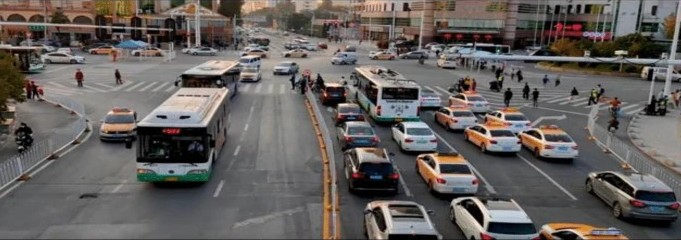
#> input picture data/samples/urbancity.jpg, 681 x 240 px
$ python make_grid.py   (older library calls are emulated)
#> lines starting #> are read from the running program, lines starting #| are printed output that depends on the picture; long printed decimals are rounded
### src/utils.py
import os
from functools import lru_cache
from pathlib import Path

import cv2
import numpy as np
import yaml

CONFIG_PATH = Path(__file__).resolve().parents[1] / "config.yaml"


# [11 lines left out: function load_config, not called in this run]


def load_image(path: str | os.PathLike) -> np.ndarray:
    """Load an image from disk as RGB uint8."""
    img = cv2.imread(str(path))
#> img is the input picture: shape (240, 681, 3); mean B, G, R 93.3, 95.7, 100.6
    if img is None:
        raise FileNotFoundError(f"Could not read image: {path}")
    return cv2.cvtColor(img, cv2.COLOR_BGR2RGB)


def to_gray(image: np.ndarray) -> np.ndarray:
    """RGB -> single-channel grayscale."""
    return cv2.cvtColor(image, cv2.COLOR_RGB2GRAY)


def to_rgb(image: np.ndarray) -> np.ndarray:
    """Single-channel -> 3-channel. Streamlit wants 3 channels for every overlay."""
    if image.ndim == 2:
        return cv2.cvtColor(image, cv2.COLOR_GRAY2RGB)
    return image


def resize_max(image: np.ndarray, max_side: int = 1024) -> np.ndarray:
    """Shrink so the longest side is max_side. Never upscales."""
#> called with max_side = 800
    h, w = image.shape[:2]
#> h = 240; w = 681
    scale = max_side / max(h, w)
#> scale = 1.17
    if scale >= 1:
        return image
    new_size = (int(w * scale), int(h * scale))   # cv2 wants (W, H)
    return cv2.resize(image, new_size, interpolation=cv2.INTER_AREA)


# [12 lines left out: function draw_boxes, not called in this run]

### src/opencv_ops.py
"""Phase 1 — classical CV operations behind the CVResult contract.

Every operation is a small function taking (RGB image, config) and returning
(overlay, data). `run` dispatches to the one named in config["operation"].
The dispatch table's keys are also the Streamlit dropdown's options.
"""

import time

import cv2
import numpy as np

from src.base import CVResult
from src.utils import draw_boxes, to_gray, to_rgb


def _odd(k: int) -> int:
    """Kernel sizes must be odd so there's an unambiguous centre pixel."""
    k = int(k)
    return k if k % 2 == 1 else k + 1


MORPH_OPS = {
    "none": None,
    "erode": cv2.MORPH_ERODE,
    "dilate": cv2.MORPH_DILATE,
    "open": cv2.MORPH_OPEN,
    "close": cv2.MORPH_CLOSE,
}


def _binarize(image, config):
    """Grey -> two-tone. Shared by every operation that needs a binary image.

    invert=True makes *dark* pixels the foreground. That is the setting a
    scanned page needs: with the default polarity the white paper becomes the
    object and the ink becomes holes in it.
    """
    gray = to_gray(image)
    flag = cv2.THRESH_BINARY_INV if config.get("invert") else cv2.THRESH_BINARY
    if config.get("threshold", "otsu") == "fixed":
        used, binary = cv2.threshold(gray, int(config.get("thresh", 127)), 255, flag)
    else:
        # The 0 is ignored — Otsu computes its own value from the histogram.
        used, binary = cv2.threshold(gray, 0, 255, flag + cv2.THRESH_OTSU)
    return binary, float(used)


def _morph(binary, config):
    """Apply the configured morphological operation. 'none' passes through."""
    name = config.get("morph_op", "none")
    if name not in MORPH_OPS:
        raise ValueError(f"Unknown morph_op {name!r}. Available: {sorted(MORPH_OPS)}")

    info = {"morph_op": name}
    if MORPH_OPS[name] is None:
        return binary, info

    kw = max(1, int(config.get("kernel_w", 3)))
    kh = max(1, int(config.get("kernel_h", 3)))
    iterations = max(1, int(config.get("iterations", 1)))
    kernel = cv2.getStructuringElement(cv2.MORPH_RECT, (kw, kh))
    info.update(kernel=[kw, kh], iterations=iterations)
    return cv2.morphologyEx(binary, MORPH_OPS[name], kernel,
                            iterations=iterations), info


def _min_area(image, config):
    """Contour area floor. The default scales with the image.

    A fixed pixel count means something different on a 4000px photo than on a
    600px scan — on the latter a single character is only a few dozen pixels
    and a generous default silently deletes the entire page of text.
    """
    h, w = image.shape[:2]
    return float(config.get("min_area", max(10.0, 5e-5 * h * w)))

# Each returns (overlay, data). Overlays are left single-channel here; `run`
# normalises them to 3 channels on the way out.


def op_grayscale(image, config):
    gray = to_gray(image)
    return gray, {"mean_intensity": float(gray.mean())}


def op_blur(image, config):
    k = _odd(config.get("ksize", 15))
    # sigma=0 tells OpenCV to derive it from the kernel size
    return cv2.GaussianBlur(image, (k, k), 0), {"ksize": k}


def op_box_blur(image, config):
    """The same operation as op_blur, with a kernel you can read.

    Values sum to 1 (hence the /(k*k)) so total intensity is preserved — a
    kernel summing to more or less would brighten or darken the image rather
    than average it. This is a CNN convolution with hand-picked numbers.
    """
    k = _odd(config.get("ksize", 5))
    kernel = np.ones((k, k), np.float32) / (k * k)
    return cv2.filter2D(image, -1, kernel), {"ksize": k,
                                             "kernel_sum": float(kernel.sum())}


def op_sharpen(image, config):
    strength = float(config.get("strength", 5.0))
    kernel = np.array([[0, -1, 0],
                       [-1, strength, -1],
                       [0, -1, 0]], np.float32)
    return cv2.filter2D(image, -1, kernel), {"centre": strength,
                                             "kernel_sum": float(kernel.sum())}


def op_sobel(image, config):
    """Hand-built edge detector. Transposing the kernel swaps which edges respond."""
    direction = config.get("direction", "vertical")
    kernel = np.array([[-1, 0, 1],
                       [-2, 0, 2],
                       [-1, 0, 1]], np.float32)
    if direction == "horizontal":
        kernel = kernel.T
    gray = to_gray(image).astype(np.float32)
    edges = cv2.filter2D(gray, -1, kernel)
    # Gradients are signed; take magnitude and clip back into uint8 for display.
    return cv2.convertScaleAbs(edges), {"direction": direction}


def op_threshold_fixed(image, config):
    binary, used = _binarize(image, {**config, "threshold": "fixed"})
    return binary, {"threshold_used": used,
                    "inverted": bool(config.get("invert", False))}


def op_threshold_otsu(image, config):
    binary, used = _binarize(image, {**config, "threshold": "otsu"})
    return binary, {"threshold_used": used,
                    "inverted": bool(config.get("invert", False))}


def op_threshold_adaptive(image, config):
    block = max(3, _odd(config.get("block_size", 11)))
    C = int(config.get("C", 2))
    binary = cv2.adaptiveThreshold(
        to_gray(image), 255,
        cv2.ADAPTIVE_THRESH_GAUSSIAN_C,
        cv2.THRESH_BINARY,
        blockSize=block,     # neighbourhood that defines "local"
        C=C,                 # shifts the threshold away from the local mean
    )
    return binary, {"block_size": block, "C": C}


def op_canny(image, config):
    low = int(config.get("low", 50))
    high = int(config.get("high", 150))
    pre_blur = bool(config.get("pre_blur", True))
    gray = to_gray(image)
    if pre_blur:
        gray = cv2.GaussianBlur(gray, (5, 5), 0)
    edges = cv2.Canny(gray, low, high)
    return edges, {"low": low, "high": high, "pre_blur": pre_blur,
                   "edge_pixels": int(np.count_nonzero(edges))}


# [15 lines left out: function op_morphology, not called in this run]


def op_contours(image, config):
    min_area = _min_area(image, config)
    binary, _ = _binarize(image, config)
    binary, morph_info = _morph(binary, config)
    # RETR_EXTERNAL: outermost contours only (a donut gives the outside, not
    # the hole). CHAIN_APPROX_SIMPLE: straight runs stored as endpoints.
    contours, _ = cv2.findContours(binary, cv2.RETR_EXTERNAL,
                                   cv2.CHAIN_APPROX_SIMPLE)
    big = [c for c in contours if cv2.contourArea(c) > min_area]

    overlay = image.copy()          # drawContours writes in place
    cv2.drawContours(overlay, big, -1, (0, 255, 0), 2)

    areas = sorted((float(cv2.contourArea(c)) for c in big), reverse=True)
    return overlay, {"found": len(contours),
                     "kept": len(big),
                     "min_area": min_area,
                     "largest_areas": [round(a, 1) for a in areas[:5]],
                     **morph_info}


# [40 lines left out: function op_text_regions, not called in this run]


OPERATIONS = {
    "grayscale": op_grayscale,
    "blur": op_blur,
    "box_blur": op_box_blur,
    "sharpen": op_sharpen,
    "sobel": op_sobel,
    "threshold_fixed": op_threshold_fixed,
    "threshold_otsu": op_threshold_otsu,
    "threshold_adaptive": op_threshold_adaptive,
    "canny": op_canny,
    "morphology": op_morphology,
    "contours": op_contours,
    "text_regions": op_text_regions,
}


def run(image: np.ndarray, config: dict) -> CVResult:
    """Apply one classical CV operation.

    image  : RGB, uint8, (H, W, 3)
    config : {"operation": <one of OPERATIONS>, ...operation-specific settings}
    """
    name = config.get("operation", "canny")
    if name not in OPERATIONS:
        raise ValueError(f"Unknown operation {name!r}. "
                         f"Available: {sorted(OPERATIONS)}")

    start = time.perf_counter()
    overlay, data = OPERATIONS[name](image, config)
    runtime = time.perf_counter() - start

    return CVResult(
        overlay=to_rgb(overlay),    # single-channel results back to 3 channels
        data=data,
        meta={"module": "opencv_ops",
              "operation": name,
              "runtime_s": round(runtime, 4)},
    )

### scripts/make_grid.py
"""Run every opencv_ops operation on one sample image and save a labelled grid.

    python scripts\\make_grid.py
    python scripts\\make_grid.py data/samples/text.jpg

Output: assets/opencv_grid.png — this goes straight into the README.
"""

import sys
from pathlib import Path

import matplotlib
matplotlib.use("Agg")               # no GUI window, save to disk
import matplotlib.pyplot as plt

ROOT = Path(__file__).resolve().parents[1]
sys.path.insert(0, str(ROOT))       # import src,works when run directly

from src.opencv_ops import run
from src.utils import load_image, resize_max

DEFAULT_IMAGE = ROOT / "data" / "samples" / "urbancity.jpg"
OUTPUT = ROOT / "assets" / "opencv_grid.png"

# One config per panel. Settings chosen to make the differences visible rather
# than to be optimal the grid is a teaching image.
PANELS = [
    {"operation": "grayscale"},
    {"operation": "blur", "ksize": 15},
    {"operation": "box_blur", "ksize": 5},
    {"operation": "sharpen", "strength": 5},
    {"operation": "sobel", "direction": "vertical"},
    {"operation": "threshold_fixed", "thresh": 127},
    {"operation": "threshold_otsu"},
    {"operation": "threshold_adaptive", "block_size": 11, "C": 2},
    {"operation": "canny", "low": 50, "high": 150},
    {"operation": "contours", "min_area": 500},
]


def caption(config: dict, result) -> str:
    """Operation name plus the one number worth reading off the grid."""
    name = config["operation"]
    d = result.data
    if name == "threshold_otsu":
        return f"threshold_otsu (chose {d['threshold_used']:.0f})"
    if name == "canny":
        return f"canny ({d['low']}, {d['high']})"
    if name == "contours":
        return f"contours ({d['kept']} of {d['found']} kept)"
    if name in ("blur", "box_blur"):
        return f"{name} (k={d['ksize']})"
    if name == "threshold_adaptive":
        return f"threshold_adaptive (block={d['block_size']})"
    return name


def main() -> None:
    path = Path(sys.argv[1]) if len(sys.argv) > 1 else DEFAULT_IMAGE
    image = resize_max(load_image(path), 800)

    tiles = [(f"original — {path.name}", image)]
    for config in PANELS:
        result = run(image, config)
        print(f"{config['operation']:<20} {result.meta['runtime_s']:>7.4f}s  {result.data}")
        tiles.append((caption(config, result), result.overlay))
#> this loop made 10 passes
#> data in run on passes 1, 2, 3, 4, 5, 8: {'mean_intensity': 96.91}, {'ksize': 15}, {'ksize': 5, 'kernel_sum': 1}, {'centre': 5, 'kernel_sum': 1}, {'direction': 'vertical'}, {'block_size': 11, 'C': 2}
#> data in run on passes 6 to 7: {'threshold_used': 127, 'inverted': False}, {'threshold_used': 88, 'inverted': False}
#| grayscale             0.0073s  {'mean_intensity': 96.913}
#| blur                  0.0211s  {'ksize': 15}
#| box_blur              0.0233s  {'ksize': 5, 'kernel_sum': 1.0}
#| sharpen               0.0007s  {'centre': 5.0, 'kernel_sum': 1.0}
#| sobel                 0.0009s  {'direction': 'vertical'}
#| threshold_fixed       0.0004s  {'threshold_used': 127.0, 'inverted': False}
#| threshold_otsu        0.0004s  {'threshold_used': 88.0, 'inverted': False}
#| threshold_adaptive    0.0009s  {'block_size': 11, 'C': 2}
#> (further printed lines are left out)
#> pass 1, in op_grayscale, `gray = to_gray(image)`:
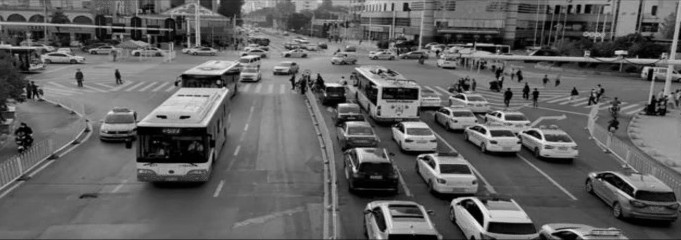
#> gray: shape (240, 681); min 0, max 241, mean 96.9
#> pass 2, in run (call 2), `overlay, data = OPERATIONS[name](image, config)`:
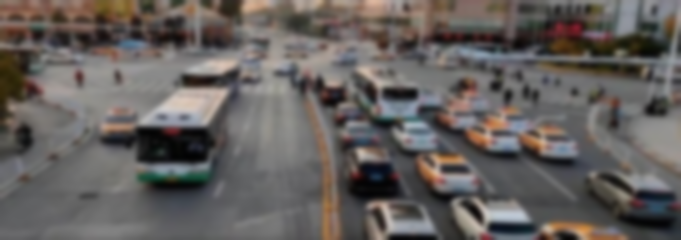
#> overlay: shape (240, 681, 3); mean R, G, B 100.7, 95.8, 93.4
#> pass 3, in run (call 3), `overlay, data = OPERATIONS[name](image, config)`:
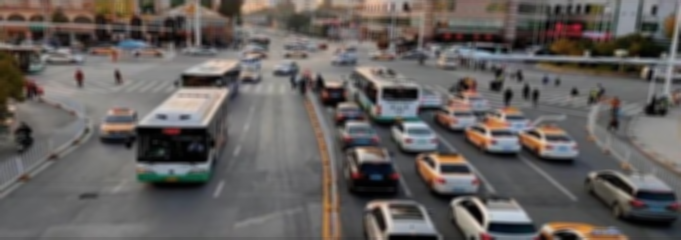
#> overlay: shape (240, 681, 3); mean R, G, B 100.7, 95.8, 93.4
#> after the loop, tiles = 11 items

    ncols = 4
    nrows = -(-len(tiles) // ncols)          # ceiling division
#> nrows = 3
    fig, axes = plt.subplots(nrows, ncols, figsize=(4 * ncols, 3.2 * nrows))

    for ax, (title, img) in zip(axes.flat, tiles):
        ax.imshow(img)                       # already RGB, 3-channel
        ax.set_title(title, fontsize=10)
        ax.axis("off")
#> this loop made 11 passes
#> title on passes 1 to 11: 'original — urbancity.jpg', 'grayscale', 'blur (k=15)', 'box_blur (k=5)', 'sharpen', 'sobel', 'threshold_fixed', 'threshold_otsu (chose 88)', 'threshold_adaptive (block=11)', 'canny (50, 150)', 'contours (4 of 134 kept)'
    for ax in axes.flat[len(tiles):]:        # hide unused cells
        ax.axis("off")
#> this loop made 1 pass

    fig.suptitle("Phase 1 — classical CV operations", fontsize=14)
    fig.tight_layout()

    OUTPUT.parent.mkdir(parents=True, exist_ok=True)
    fig.savefig(OUTPUT, dpi=120, bbox_inches="tight")
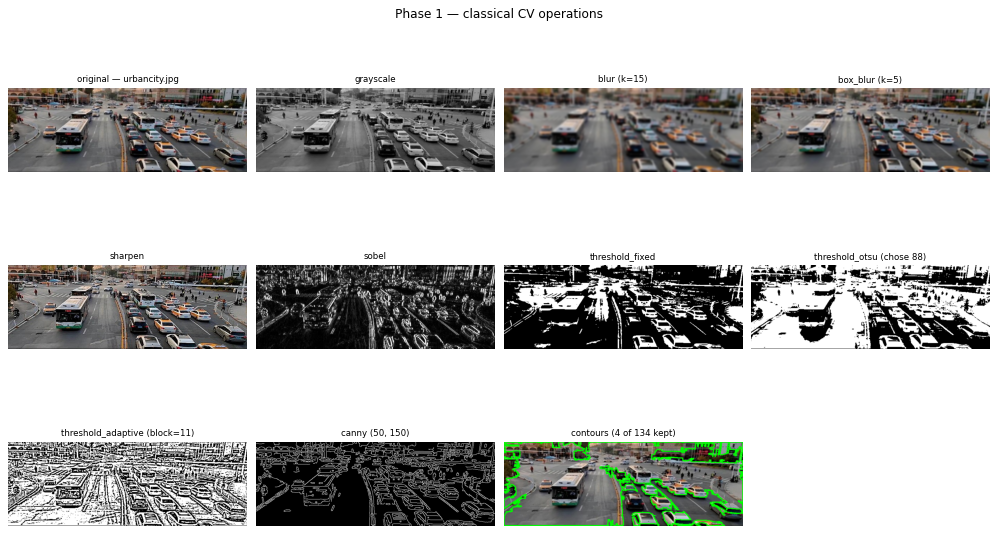
#> figure drawn by matplotlib, 11 panels
    print(f"\nsaved {OUTPUT}")


if __name__ == "__main__":
    main()

$ run again, with data/samples/scene.jpg copied over data/samples/urbancity.jpg
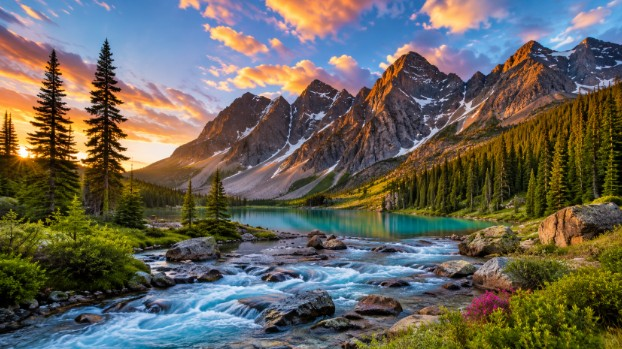
#> input picture data/samples/scene.jpg, 622 x 349 px
#> in load_image, img is the input picture: shape (349, 622, 3); mean B, G, R 91.3, 100.7, 104.2
#> in resize_max, `h, w = image.shape[:2]`: h = 349; w = 622
#> scale = 1.29
#> the loop in main, `for config in PANELS:` made 10 passes
#> data in run on passes 1, 2, 3, 4, 5, 8: {'mean_intensity': 100.7}, {'ksize': 15}, {'ksize': 5, 'kernel_sum': 1}, {'centre': 5, 'kernel_sum': 1}, {'direction': 'vertical'}, {'block_size': 11, 'C': 2}
#> (printed output is left out)
#> pass 1, in op_grayscale, `gray = to_gray(image)`:
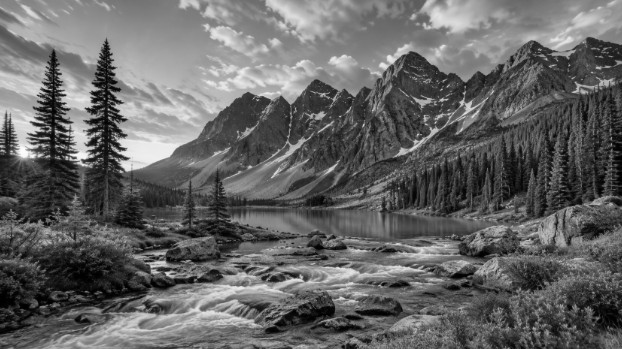
#> gray: shape (349, 622); min 0, max 254, mean 100.7
#> pass 3, in run (call 3), `overlay, data = OPERATIONS[name](image, config)`:
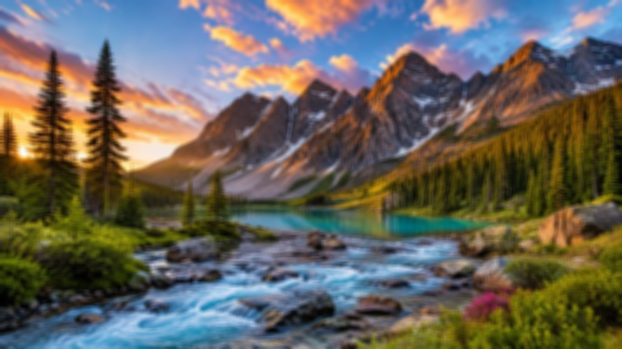
#> overlay: shape (349, 622, 3); mean R, G, B 104.2, 100.7, 91.4
#> after the loop in main, `for config in PANELS:`: tiles = 11 items
#> nrows = 3
#> the loop in main, `for ax, (title, img) in zip(axes.flat, tiles):` made 11 passes
#> the loop in main, `for ax in axes.flat[len(tiles):]:` made 1 pass
